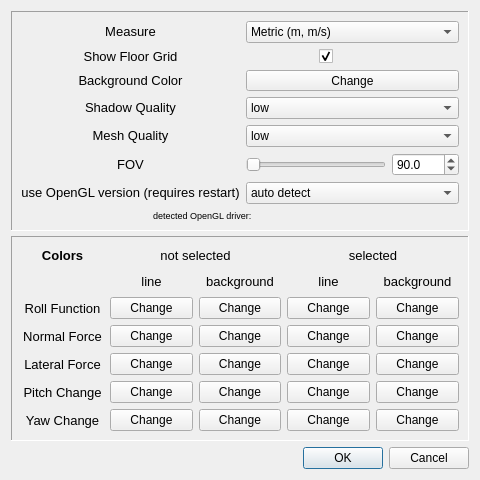
<?xml version="1.0" encoding="UTF-8"?>
<ui version="4.0">
 <class>optionsMenu</class>
 <widget class="QDialog" name="optionsMenu">
  <property name="geometry">
   <rect>
    <x>0</x>
    <y>0</y>
    <width>480</width>
    <height>480</height>
   </rect>
  </property>
  <property name="sizePolicy">
   <sizepolicy hsizetype="Fixed" vsizetype="Fixed">
    <horstretch>0</horstretch>
    <verstretch>0</verstretch>
   </sizepolicy>
  </property>
  <property name="minimumSize">
   <size>
    <width>480</width>
    <height>480</height>
   </size>
  </property>
  <property name="maximumSize">
   <size>
    <width>480</width>
    <height>520</height>
   </size>
  </property>
  <property name="windowTitle">
   <string>Options</string>
  </property>
  <property name="windowIcon">
   <iconset>
    <normaloff>fvd.ico</normaloff>fvd.ico</iconset>
  </property>
  <layout class="QGridLayout" name="gridLayout_2">
   <item row="2" column="0">
    <widget class="QDialogButtonBox" name="buttonBox">
     <property name="orientation">
      <enum>Qt::Horizontal</enum>
     </property>
     <property name="standardButtons">
      <set>QDialogButtonBox::Cancel|QDialogButtonBox::Ok</set>
     </property>
    </widget>
   </item>
   <item row="0" column="0">
    <layout class="QVBoxLayout" name="verticalLayout">
     <property name="spacing">
      <number>5</number>
     </property>
     <property name="sizeConstraint">
      <enum>QLayout::SetDefaultConstraint</enum>
     </property>
     <property name="topMargin">
      <number>0</number>
     </property>
     <property name="bottomMargin">
      <number>0</number>
     </property>
     <item>
      <widget class="QFrame" name="frame">
       <property name="frameShape">
        <enum>QFrame::Panel</enum>
       </property>
       <property name="frameShadow">
        <enum>QFrame::Sunken</enum>
       </property>
       <layout class="QGridLayout" name="gridLayout_3">
        <item row="0" column="1" colspan="3">
         <widget class="QComboBox" name="measureBox">
          <item>
           <property name="text">
            <string>Metric (m, m/s)</string>
           </property>
          </item>
          <item>
           <property name="text">
            <string>Metric (m, kph)</string>
           </property>
          </item>
          <item>
           <property name="text">
            <string>English (ft, mph)</string>
           </property>
          </item>
         </widget>
        </item>
        <item row="0" column="0">
         <widget class="QLabel" name="distanceLabel">
          <property name="sizePolicy">
           <sizepolicy hsizetype="Preferred" vsizetype="Minimum">
            <horstretch>0</horstretch>
            <verstretch>0</verstretch>
           </sizepolicy>
          </property>
          <property name="maximumSize">
           <size>
            <width>16777215</width>
            <height>21</height>
           </size>
          </property>
          <property name="font">
           <font>
            <pointsize>10</pointsize>
           </font>
          </property>
          <property name="text">
           <string>Measure</string>
          </property>
          <property name="alignment">
           <set>Qt::AlignCenter</set>
          </property>
         </widget>
        </item>
        <item row="9" column="0" colspan="3">
         <widget class="QLabel" name="glInfoLabel">
          <property name="sizePolicy">
           <sizepolicy hsizetype="Preferred" vsizetype="Minimum">
            <horstretch>0</horstretch>
            <verstretch>0</verstretch>
           </sizepolicy>
          </property>
          <property name="maximumSize">
           <size>
            <width>16777215</width>
            <height>20</height>
           </size>
          </property>
          <property name="font">
           <font>
            <pointsize>7</pointsize>
           </font>
          </property>
          <property name="text">
           <string>detected OpenGL driver: </string>
          </property>
          <property name="alignment">
           <set>Qt::AlignCenter</set>
          </property>
          <property name="margin">
           <number>0</number>
          </property>
         </widget>
        </item>
        <item row="2" column="0">
         <widget class="QLabel" name="distanceLabel_3">
          <property name="sizePolicy">
           <sizepolicy hsizetype="Preferred" vsizetype="Minimum">
            <horstretch>0</horstretch>
            <verstretch>0</verstretch>
           </sizepolicy>
          </property>
          <property name="maximumSize">
           <size>
            <width>16777215</width>
            <height>21</height>
           </size>
          </property>
          <property name="font">
           <font>
            <pointsize>10</pointsize>
           </font>
          </property>
          <property name="text">
           <string>Show Floor Grid</string>
          </property>
          <property name="alignment">
           <set>Qt::AlignCenter</set>
          </property>
         </widget>
        </item>
        <item row="2" column="2" colspan="2">
         <widget class="QCheckBox" name="gridBox">
          <property name="text">
           <string/>
          </property>
          <property name="checked">
           <bool>true</bool>
          </property>
         </widget>
        </item>
        <item row="3" column="0">
         <widget class="QLabel" name="distanceLabel_4">
          <property name="sizePolicy">
           <sizepolicy hsizetype="Preferred" vsizetype="Minimum">
            <horstretch>0</horstretch>
            <verstretch>0</verstretch>
           </sizepolicy>
          </property>
          <property name="maximumSize">
           <size>
            <width>16777215</width>
            <height>21</height>
           </size>
          </property>
          <property name="font">
           <font>
            <pointsize>10</pointsize>
           </font>
          </property>
          <property name="text">
           <string>Background Color</string>
          </property>
          <property name="alignment">
           <set>Qt::AlignCenter</set>
          </property>
         </widget>
        </item>
        <item row="3" column="1" colspan="3">
         <widget class="QPushButton" name="backgroundButton">
          <property name="maximumSize">
           <size>
            <width>16777215</width>
            <height>21</height>
           </size>
          </property>
          <property name="text">
           <string>Change</string>
          </property>
         </widget>
        </item>
        <item row="8" column="0">
         <widget class="QLabel" name="distanceLabel_2">
          <property name="sizePolicy">
           <sizepolicy hsizetype="Preferred" vsizetype="Minimum">
            <horstretch>0</horstretch>
            <verstretch>0</verstretch>
           </sizepolicy>
          </property>
          <property name="maximumSize">
           <size>
            <width>16777215</width>
            <height>21</height>
           </size>
          </property>
          <property name="font">
           <font>
            <pointsize>10</pointsize>
           </font>
          </property>
          <property name="text">
           <string>use OpenGL version (requires restart)</string>
          </property>
          <property name="alignment">
           <set>Qt::AlignCenter</set>
          </property>
         </widget>
        </item>
        <item row="8" column="1" colspan="3">
         <widget class="QComboBox" name="glBox">
          <item>
           <property name="text">
            <string>auto detect</string>
           </property>
          </item>
          <item>
           <property name="text">
            <string>use OpenGL 2/1</string>
           </property>
          </item>
          <item>
           <property name="text">
            <string>force OpenGL 3</string>
           </property>
          </item>
         </widget>
        </item>
        <item row="4" column="0">
         <widget class="QLabel" name="distanceLabel_5">
          <property name="sizePolicy">
           <sizepolicy hsizetype="Preferred" vsizetype="Minimum">
            <horstretch>0</horstretch>
            <verstretch>0</verstretch>
           </sizepolicy>
          </property>
          <property name="maximumSize">
           <size>
            <width>16777215</width>
            <height>21</height>
           </size>
          </property>
          <property name="font">
           <font>
            <pointsize>10</pointsize>
           </font>
          </property>
          <property name="text">
           <string>Shadow Quality</string>
          </property>
          <property name="alignment">
           <set>Qt::AlignCenter</set>
          </property>
         </widget>
        </item>
        <item row="6" column="0">
         <widget class="QLabel" name="distanceLabel_6">
          <property name="sizePolicy">
           <sizepolicy hsizetype="Preferred" vsizetype="Minimum">
            <horstretch>0</horstretch>
            <verstretch>0</verstretch>
           </sizepolicy>
          </property>
          <property name="maximumSize">
           <size>
            <width>16777215</width>
            <height>21</height>
           </size>
          </property>
          <property name="font">
           <font>
            <pointsize>10</pointsize>
           </font>
          </property>
          <property name="text">
           <string>FOV</string>
          </property>
          <property name="alignment">
           <set>Qt::AlignCenter</set>
          </property>
         </widget>
        </item>
        <item row="4" column="1" colspan="3">
         <widget class="QComboBox" name="shadowModeBox">
          <item>
           <property name="text">
            <string>low</string>
           </property>
          </item>
          <item>
           <property name="text">
            <string>medium</string>
           </property>
          </item>
          <item>
           <property name="text">
            <string>high</string>
           </property>
          </item>
         </widget>
        </item>
        <item row="6" column="1" colspan="2">
         <widget class="QSlider" name="fovSlider">
          <property name="minimum">
           <number>600</number>
          </property>
          <property name="maximum">
           <number>1750</number>
          </property>
          <property name="pageStep">
           <number>100</number>
          </property>
          <property name="orientation">
           <enum>Qt::Horizontal</enum>
          </property>
         </widget>
        </item>
        <item row="6" column="3">
         <widget class="myQDoubleSpinBox" name="fovBox">
          <property name="decimals">
           <number>1</number>
          </property>
          <property name="minimum">
           <double>60.000000000000000</double>
          </property>
          <property name="maximum">
           <double>175.000000000000000</double>
          </property>
          <property name="value">
           <double>90.000000000000000</double>
          </property>
         </widget>
        </item>
        <item row="5" column="0">
         <widget class="QLabel" name="distanceLabel_7">
          <property name="sizePolicy">
           <sizepolicy hsizetype="Preferred" vsizetype="Minimum">
            <horstretch>0</horstretch>
            <verstretch>0</verstretch>
           </sizepolicy>
          </property>
          <property name="maximumSize">
           <size>
            <width>16777215</width>
            <height>21</height>
           </size>
          </property>
          <property name="font">
           <font>
            <pointsize>10</pointsize>
           </font>
          </property>
          <property name="text">
           <string>Mesh Quality</string>
          </property>
          <property name="alignment">
           <set>Qt::AlignCenter</set>
          </property>
         </widget>
        </item>
        <item row="5" column="1" colspan="3">
         <widget class="QComboBox" name="meshQualityBox">
          <item>
           <property name="text">
            <string>low</string>
           </property>
          </item>
          <item>
           <property name="text">
            <string>medium</string>
           </property>
          </item>
          <item>
           <property name="text">
            <string>high</string>
           </property>
          </item>
          <item>
           <property name="text">
            <string>extreme</string>
           </property>
          </item>
         </widget>
        </item>
       </layout>
      </widget>
     </item>
     <item>
      <widget class="QFrame" name="colorFrame">
       <property name="frameShape">
        <enum>QFrame::Panel</enum>
       </property>
       <property name="frameShadow">
        <enum>QFrame::Sunken</enum>
       </property>
       <property name="lineWidth">
        <number>1</number>
       </property>
       <property name="midLineWidth">
        <number>1</number>
       </property>
       <layout class="QGridLayout" name="gridLayout">
        <item row="1" column="2">
         <widget class="QLabel" name="nBackLabel">
          <property name="maximumSize">
           <size>
            <width>16777215</width>
            <height>20</height>
           </size>
          </property>
          <property name="font">
           <font>
            <pointsize>10</pointsize>
           </font>
          </property>
          <property name="text">
           <string>background</string>
          </property>
          <property name="alignment">
           <set>Qt::AlignCenter</set>
          </property>
         </widget>
        </item>
        <item row="4" column="3">
         <widget class="QPushButton" name="normColor2">
          <property name="text">
           <string>Change</string>
          </property>
         </widget>
        </item>
        <item row="0" column="3" colspan="2">
         <widget class="QLabel" name="selLabel">
          <property name="sizePolicy">
           <sizepolicy hsizetype="Preferred" vsizetype="Minimum">
            <horstretch>0</horstretch>
            <verstretch>0</verstretch>
           </sizepolicy>
          </property>
          <property name="maximumSize">
           <size>
            <width>16777215</width>
            <height>20</height>
           </size>
          </property>
          <property name="font">
           <font>
            <pointsize>10</pointsize>
           </font>
          </property>
          <property name="text">
           <string>selected</string>
          </property>
          <property name="alignment">
           <set>Qt::AlignCenter</set>
          </property>
         </widget>
        </item>
        <item row="1" column="1">
         <widget class="QLabel" name="nLineLabel">
          <property name="sizePolicy">
           <sizepolicy hsizetype="Preferred" vsizetype="Minimum">
            <horstretch>0</horstretch>
            <verstretch>0</verstretch>
           </sizepolicy>
          </property>
          <property name="maximumSize">
           <size>
            <width>16777215</width>
            <height>20</height>
           </size>
          </property>
          <property name="font">
           <font>
            <pointsize>10</pointsize>
           </font>
          </property>
          <property name="text">
           <string>line</string>
          </property>
          <property name="alignment">
           <set>Qt::AlignCenter</set>
          </property>
         </widget>
        </item>
        <item row="2" column="2">
         <widget class="QPushButton" name="rollColor1">
          <property name="text">
           <string>Change</string>
          </property>
         </widget>
        </item>
        <item row="1" column="3">
         <widget class="QLabel" name="sLineLabel">
          <property name="maximumSize">
           <size>
            <width>16777215</width>
            <height>20</height>
           </size>
          </property>
          <property name="font">
           <font>
            <pointsize>10</pointsize>
           </font>
          </property>
          <property name="text">
           <string>line</string>
          </property>
          <property name="alignment">
           <set>Qt::AlignCenter</set>
          </property>
         </widget>
        </item>
        <item row="4" column="0">
         <widget class="QLabel" name="normLabel">
          <property name="font">
           <font>
            <pointsize>10</pointsize>
           </font>
          </property>
          <property name="text">
           <string>Normal Force</string>
          </property>
          <property name="alignment">
           <set>Qt::AlignCenter</set>
          </property>
         </widget>
        </item>
        <item row="1" column="4">
         <widget class="QLabel" name="sBackLabel">
          <property name="minimumSize">
           <size>
            <width>0</width>
            <height>20</height>
           </size>
          </property>
          <property name="font">
           <font>
            <pointsize>10</pointsize>
           </font>
          </property>
          <property name="text">
           <string>background</string>
          </property>
          <property name="alignment">
           <set>Qt::AlignCenter</set>
          </property>
         </widget>
        </item>
        <item row="5" column="1">
         <widget class="QPushButton" name="latColor0">
          <property name="text">
           <string>Change</string>
          </property>
         </widget>
        </item>
        <item row="2" column="0">
         <widget class="QLabel" name="rollLabel">
          <property name="font">
           <font>
            <pointsize>10</pointsize>
           </font>
          </property>
          <property name="text">
           <string>Roll Function</string>
          </property>
          <property name="alignment">
           <set>Qt::AlignCenter</set>
          </property>
         </widget>
        </item>
        <item row="2" column="4">
         <widget class="QPushButton" name="rollColor3">
          <property name="autoFillBackground">
           <bool>false</bool>
          </property>
          <property name="text">
           <string>Change</string>
          </property>
         </widget>
        </item>
        <item row="0" column="1" colspan="2">
         <widget class="QLabel" name="nonSelLabel">
          <property name="sizePolicy">
           <sizepolicy hsizetype="Preferred" vsizetype="Minimum">
            <horstretch>0</horstretch>
            <verstretch>0</verstretch>
           </sizepolicy>
          </property>
          <property name="maximumSize">
           <size>
            <width>16777215</width>
            <height>20</height>
           </size>
          </property>
          <property name="font">
           <font>
            <pointsize>10</pointsize>
           </font>
          </property>
          <property name="text">
           <string>not selected</string>
          </property>
          <property name="alignment">
           <set>Qt::AlignCenter</set>
          </property>
         </widget>
        </item>
        <item row="4" column="4">
         <widget class="QPushButton" name="normColor3">
          <property name="autoFillBackground">
           <bool>false</bool>
          </property>
          <property name="text">
           <string>Change</string>
          </property>
         </widget>
        </item>
        <item row="5" column="2">
         <widget class="QPushButton" name="latColor1">
          <property name="text">
           <string>Change</string>
          </property>
         </widget>
        </item>
        <item row="6" column="2">
         <widget class="QPushButton" name="pitchColor1">
          <property name="text">
           <string>Change</string>
          </property>
         </widget>
        </item>
        <item row="2" column="3">
         <widget class="QPushButton" name="rollColor2">
          <property name="text">
           <string>Change</string>
          </property>
         </widget>
        </item>
        <item row="5" column="3">
         <widget class="QPushButton" name="latColor2">
          <property name="text">
           <string>Change</string>
          </property>
         </widget>
        </item>
        <item row="5" column="0">
         <widget class="QLabel" name="latLabel">
          <property name="font">
           <font>
            <pointsize>10</pointsize>
           </font>
          </property>
          <property name="text">
           <string>Lateral Force</string>
          </property>
          <property name="alignment">
           <set>Qt::AlignCenter</set>
          </property>
         </widget>
        </item>
        <item row="7" column="0">
         <widget class="QLabel" name="yawLabel">
          <property name="font">
           <font>
            <pointsize>10</pointsize>
           </font>
          </property>
          <property name="text">
           <string>Yaw Change</string>
          </property>
          <property name="alignment">
           <set>Qt::AlignCenter</set>
          </property>
         </widget>
        </item>
        <item row="7" column="2">
         <widget class="QPushButton" name="yawColor1">
          <property name="text">
           <string>Change</string>
          </property>
         </widget>
        </item>
        <item row="4" column="2">
         <widget class="QPushButton" name="normColor1">
          <property name="text">
           <string>Change</string>
          </property>
         </widget>
        </item>
        <item row="6" column="4">
         <widget class="QPushButton" name="pitchColor3">
          <property name="autoFillBackground">
           <bool>false</bool>
          </property>
          <property name="text">
           <string>Change</string>
          </property>
         </widget>
        </item>
        <item row="7" column="4">
         <widget class="QPushButton" name="yawColor3">
          <property name="autoFillBackground">
           <bool>false</bool>
          </property>
          <property name="text">
           <string>Change</string>
          </property>
         </widget>
        </item>
        <item row="7" column="3">
         <widget class="QPushButton" name="yawColor2">
          <property name="text">
           <string>Change</string>
          </property>
         </widget>
        </item>
        <item row="7" column="1">
         <widget class="QPushButton" name="yawColor0">
          <property name="text">
           <string>Change</string>
          </property>
         </widget>
        </item>
        <item row="5" column="4">
         <widget class="QPushButton" name="latColor3">
          <property name="autoFillBackground">
           <bool>false</bool>
          </property>
          <property name="text">
           <string>Change</string>
          </property>
         </widget>
        </item>
        <item row="6" column="1">
         <widget class="QPushButton" name="pitchColor0">
          <property name="text">
           <string>Change</string>
          </property>
         </widget>
        </item>
        <item row="6" column="3">
         <widget class="QPushButton" name="pitchColor2">
          <property name="text">
           <string>Change</string>
          </property>
         </widget>
        </item>
        <item row="4" column="1">
         <widget class="QPushButton" name="normColor0">
          <property name="text">
           <string>Change</string>
          </property>
         </widget>
        </item>
        <item row="6" column="0">
         <widget class="QLabel" name="pitchLabel">
          <property name="font">
           <font>
            <pointsize>10</pointsize>
           </font>
          </property>
          <property name="text">
           <string>Pitch Change</string>
          </property>
          <property name="alignment">
           <set>Qt::AlignCenter</set>
          </property>
         </widget>
        </item>
        <item row="0" column="0">
         <widget class="QLabel" name="nonSelLabel_2">
          <property name="sizePolicy">
           <sizepolicy hsizetype="Preferred" vsizetype="Minimum">
            <horstretch>0</horstretch>
            <verstretch>0</verstretch>
           </sizepolicy>
          </property>
          <property name="maximumSize">
           <size>
            <width>16777215</width>
            <height>20</height>
           </size>
          </property>
          <property name="font">
           <font>
            <pointsize>10</pointsize>
            <weight>75</weight>
            <italic>false</italic>
            <bold>true</bold>
            <underline>false</underline>
            <strikeout>false</strikeout>
           </font>
          </property>
          <property name="text">
           <string>Colors</string>
          </property>
          <property name="alignment">
           <set>Qt::AlignCenter</set>
          </property>
         </widget>
        </item>
        <item row="2" column="1">
         <widget class="QPushButton" name="rollColor0">
          <property name="focusPolicy">
           <enum>Qt::StrongFocus</enum>
          </property>
          <property name="autoFillBackground">
           <bool>false</bool>
          </property>
          <property name="text">
           <string>Change</string>
          </property>
          <property name="autoDefault">
           <bool>false</bool>
          </property>
          <property name="default">
           <bool>false</bool>
          </property>
          <property name="flat">
           <bool>false</bool>
          </property>
         </widget>
        </item>
       </layout>
      </widget>
     </item>
    </layout>
   </item>
  </layout>
 </widget>
 <customwidgets>
  <customwidget>
   <class>myQDoubleSpinBox</class>
   <extends>QDoubleSpinBox</extends>
   <header>myqdoublespinbox.h</header>
  </customwidget>
 </customwidgets>
 <resources/>
 <connections>
  <connection>
   <sender>buttonBox</sender>
   <signal>accepted()</signal>
   <receiver>optionsMenu</receiver>
   <slot>accept()</slot>
   <hints>
    <hint type="sourcelabel">
     <x>248</x>
     <y>254</y>
    </hint>
    <hint type="destinationlabel">
     <x>157</x>
     <y>274</y>
    </hint>
   </hints>
  </connection>
  <connection>
   <sender>buttonBox</sender>
   <signal>rejected()</signal>
   <receiver>optionsMenu</receiver>
   <slot>reject()</slot>
   <hints>
    <hint type="sourcelabel">
     <x>316</x>
     <y>260</y>
    </hint>
    <hint type="destinationlabel">
     <x>286</x>
     <y>274</y>
    </hint>
   </hints>
  </connection>
 </connections>
</ui>
